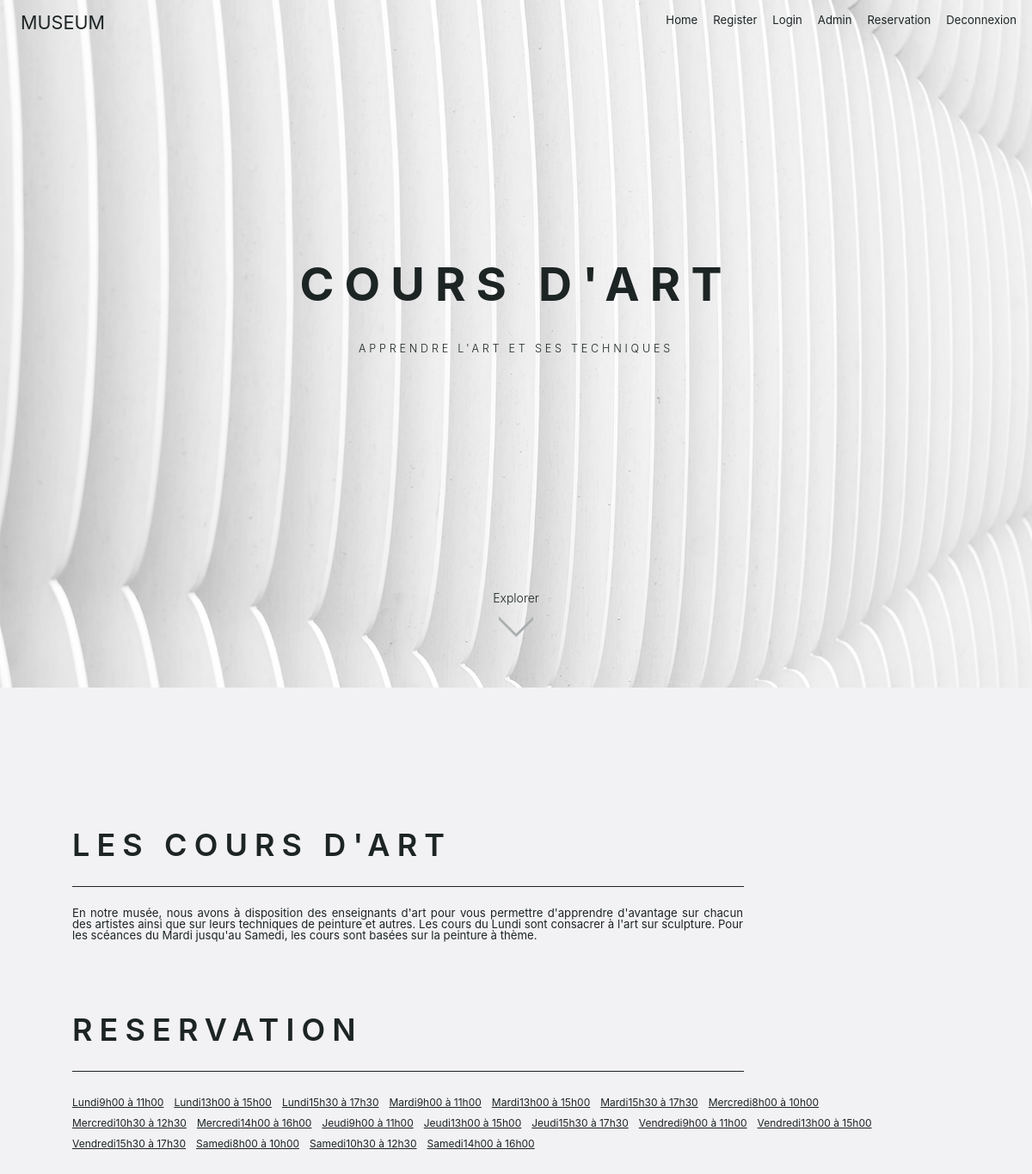
The app's page /index.php?action=reservation (signed in) with its own data.
### tables this page shows
CREATE TABLE IF NOT EXISTS `reservation` (
  `id` int(11) NOT NULL AUTO_INCREMENT,
  `jour` varchar(15) NOT NULL,
  `heure` varchar(25) NOT NULL,
  `nb_place` int(10) NOT NULL DEFAULT '5',
  PRIMARY KEY (`id`)
);

### app/controller/ControllerReservation.php (called while the page is built, shortened)
<?php
class ControllerReservation{
    private $model;
    public function __construct() {
        $this->model = new ModelReservation();
    }
    public function pageReservation(){
        $content=$this->model->findDisponible();
        include('app/Views/afficheReserv.php');
    }
}
?>

### app/model/ModelReservation.php (called while the page is built, shortened)
<?php
class ModelReservation extends Model{
    public function __construct() {
        $this->table = "reservation";
    }
    public function findDisponible() : array {
        $data=array();
        $data["where"]="nb_place > 0";
        $arrayReservation = $this->find($data);
        $newTab2 = array();
        foreach ($arrayReservation as $unJour){
            $newTab2[] = new Reservation($unJour);
        }
        return $newTab2;
    }
}
?>

### app/model/Model.php (called while the page is built, shortened)
<?php
class Model{
    protected string $table;
    protected \PDO $connexion;
    public function __construct( ){
        $db = new Database();
        $this->connexion=$db->getConnection();
    }
    public function find($data=array()) : array{
        $conditions="1";
        $fields="*";
        $limit="";
        $order="id";
        $othertable="";
        $sql="SELECT $fields FROM ". $this->table." ".$othertable." WHERE $conditions ORDER BY $order $limit";
        $prepa=$this->connexion->prepare($sql);
        $prepa->execute();
        $data=$prepa->fetchAll(\PDO::FETCH_ASSOC);
        return $data;
    }
}

### app/config/Database.php (called while the page is built, shortened)
<?php
class Database{
    private $host = "localhost";
    private $db_name = "museum";
    private $username = "root";
    private $password = "";
    public function getConnection(){
        $this->conn = null;
        try {
            $this->conn = new \PDO("mysql:host=" . $this->host . ";dbname=" . $this->db_name, $this->username, $this->password);
            $this->conn->exec("set names utf8");
        }
         catch(\PDOException $exception){
            echo "Connection error: " . $exception->getMessage();
        }
        return $this->conn;
    }
}
?>

### app/entity/Reservation.php (called while the page is built, shortened)
<?php
class Reservation{
    private int $id;
    private string $jour;
    private string $heure;
    public function hydrate(array $donnees)
    {
        foreach ($donnees as $key => $value)
        {
            $method = 'set'.ucfirst($key);
        }
    }
    public function setId($id){
        $this->id=$id;
    }
    public function getId(){
        return $this->id;
    }
    public function setJour($jour){
        $this->jour=$jour;
    }
    public function getJour(){
        return $this->jour;
    }
    public function setHeure($heure){
        $this->heure=$heure;
    }
    public function getHeure(){
        return $this->heure;
    }
}
?>

### app/Views/afficheReserv.php (the view)
<section class="reservation">
    <h1> COURS D'ART </h1>
    <p> APPRENDRE L'ART ET SES TECHNIQUES </p>
    <div class="flecheTexte">
        <p> Explorer </p>
        <img class="fleche" src="../img/fleche.PNG" alt="fleche">
    </div>
</section>
<section class="horaireReserv">
    <div class="texteReserv">
        <h2> LES COURS D'ART </h2>
        <div class="espacementReserv"></div>
        <p> En notre musée, nous avons à disposition des enseignants d'art pour vous permettre d'apprendre d'avantage sur chacun des artistes ainsi que sur leurs techniques de peinture et autres. Les cours du Lundi sont consacrer à l'art sur sculpture. Pour les scéances du Mardi jusqu'au Samedi, les cours sont basées sur la peinture à thème. </p>
        <h2> RESERVATION </h2>
        <div class="espacementReserv"></div>
        <ul class="lesHoraires">
        <?php foreach($content as $info) : ?>
            <li>
                <a href="index.php?action=reserver&id=<?=$info->getId()?>"> <?=$info->getJour()?><?=$info->getHeure()?> </a>
            </li>
        <?php endforeach; ?>
        </ul>
    </div>
</section>

### index.php (shortened to what this page needs)
<?php
function chargerClasse($classe) {
    $classe=str_replace('\\','/',$classe);
}
?>
<!DOCTYPE html>
<html lang="en">
    <head>
        <link rel="stylesheet" href="inc/reset.css">
        <link rel="stylesheet" href="inc/style.css">
        <link rel="stylesheet" href="https://rsms.me/inter/inter.css">
    </head>
    <body>
        <header>
            <nav class="navbar">
                <a href="" class="logo"> MUSEUM </a>
                <div class="nav-links">
                    <ul>
                        <li><a class="nav-link active" onclick="ouvrirBurger()" href="index.php" > Home </a></li>
                        <li><a class="nav-link" onclick="ouvrirBurger()" href="index.php?action=register"> Register </a></li>
                        <li><a class="nav-link" onclick="ouvrirBurger()" href="index.php?action=login"> Login </a></li>
                        <li><a class="nav-link" onclick="ouvrirBurger()" href="index.php?action=admin"> Admin </a></li>
                        <li><a class="nav-link" onclick="ouvrirBurger()" href="index.php?action=reservation"> Reservation </a></li>
                        <li><a class="nav-link" onclick="ouvrirBurger()" href="index.php?action=deconnexion"> Deconnexion </a></li>
                    </ul>
                </div>
            </nav>
        </header>
        <?php
            $afficher = new ControllerFunction();
            $publier = new ControllerClient();
            $reserv = new ControllerReservation();
            if(empty($_GET)){
                $afficher->getAll();
            }
            else if(isset($_GET["action"], $_GET["id"]) && $_GET["action"] == "details") {
                $afficher->getOne($_GET["id"]);
            }
            else if(isset($_GET["action"]) && $_GET["action"] == "deconnexion"){
                $publier->deconnexion();
            }
            else if(isset($_GET["action"]) && $_GET["action"] == "reservation") {
                if(isset($_SESSION["pseudo"])){
                    $reserv->pageReservation();
                }
                else{
                    $reserv->envoieLogin();
                }
            }
        ?>
    </body>
</html>

### inc/style.css (style rules this page uses)
:root { font-family: 'Inter', sans-serif; }
html { font-size: 62.5%; scroll-behavior: smooth; }
body { font-size: 1.4rem; font-family: 'Inter'; background-color: #F2F1F4; color: #1D2424; }
img { max-width:100%; height: auto; vertical-align: middle; }
header { position: fixed; width: 100vw; z-index: 4; }
a { color: #1D2424 !important; }
.navbar { font-family: 'Inter' sans-serif; position: fixed; margin: 0; padding: 0; top: 0; width: 100%; display: flex; justify-content: space-between; box-sizing: border-box; }
.navbar a { font-size: 1.1vw; color: #1D2424; margin-right: 1.5vw; text-decoration: none; }
.navbar .logo { margin-top: 2vh; font-size: 1.8vw; font-weight: 400; text-decoration: none; margin-left: 2%; }
.navbar .nav-links ul { display: flex; }
.navbar .nav-links ul li { margin-top: 2vh; }
.reservation { width: 100%; height: 100vh; left: 0px; top: 0px; background-image: url("../img/FondReservation.png"); background-size: cover; text-align: center; }
.reservation h1 { padding-top: 37vh; font-size: 4.5vw; font-weight: 700; letter-spacing: 0.225em; line-height: 1.3em; margin-bottom: 4vh; }
.reservation p { font-weight: 350; font-size: 0.9em; letter-spacing: 0.3em; line-height: 1.3em; }
.reservation .flecheTexte { padding-top: 34vh; }
.reservation .flecheTexte p { font-size: 1em; padding-bottom: 1.5vh; letter-spacing: 0em; }
.horaireReserv { width: 100%; height: 100vh; }
.horaireReserv .texteReserv { padding-top: 20vh; margin-left: 7vw; margin-bottom: 10vh; }
.horaireReserv .texteReserv h2 { font-size: 3vw; font-weight: 600; letter-spacing: 0.225em; line-height: 1.3em; margin-left: 0vw; }
.espacementReserv { margin-bottom: 3vh; margin-top: 3vh; width: 70%; height: 1px; background-color: #1D2424; }
.horaireReserv .texteReserv p { font-size: 1.1vw; text-align: justify; margin-right: 28vw; line-height: 1em; margin-bottom: 10vh; }
.horaireReserv .lesHoraires { display: flex; flex-wrap: wrap; align-content: flex-start; justify-content: flex-start; margin-right: 10vw; margin-left: -0.5vw; }
.horaireReserv .lesHoraires li { margin: 0.5vw; font-size: 1vw; }

### records on screen
reservation: jour "Lundi", heure "9h00 à 11h00"
reservation: jour "Lundi", heure "13h00 à 15h00"
reservation: jour "Lundi", heure "15h30 à 17h30"
reservation: jour "Mardi", heure "9h00 à 11h00"
reservation: jour "Mardi", heure "13h00 à 15h00"
reservation: jour "Mardi", heure "15h30 à 17h30"
reservation: jour "Mercredi", heure "8h00 à 10h00"
reservation: jour "Mercredi", heure "10h30 à 12h30"
reservation: jour "Mercredi", heure "14h00 à 16h00"
reservation: jour "Jeudi", heure "9h00 à 11h00"
reservation: jour "Jeudi", heure "13h00 à 15h00"
reservation: jour "Jeudi", heure "15h30 à 17h30"
reservation: jour "Vendredi", heure "9h00 à 11h00"
reservation: jour "Vendredi", heure "13h00 à 15h00"
reservation: jour "Vendredi", heure "15h30 à 17h30"
reservation: jour "Samedi", heure "8h00 à 10h00"
reservation: jour "Samedi", heure "10h30 à 12h30"
reservation: jour "Samedi", heure "14h00 à 16h00"
